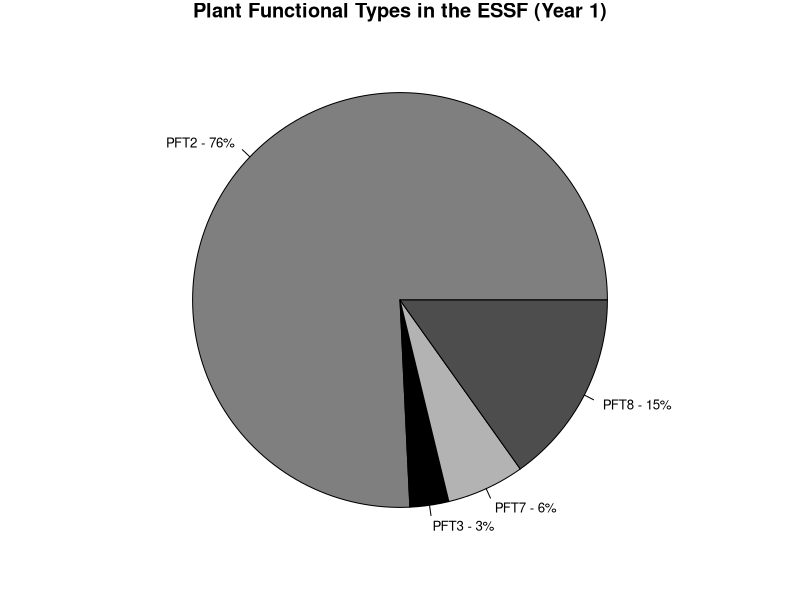
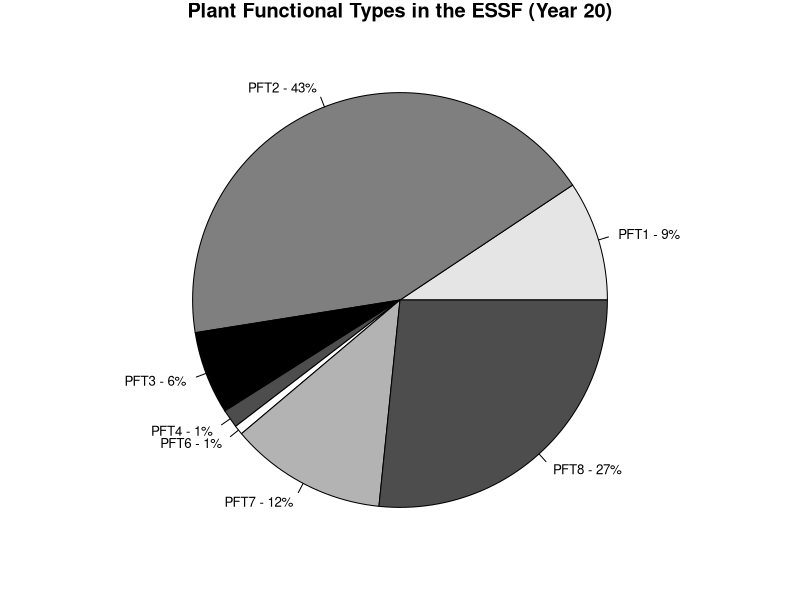
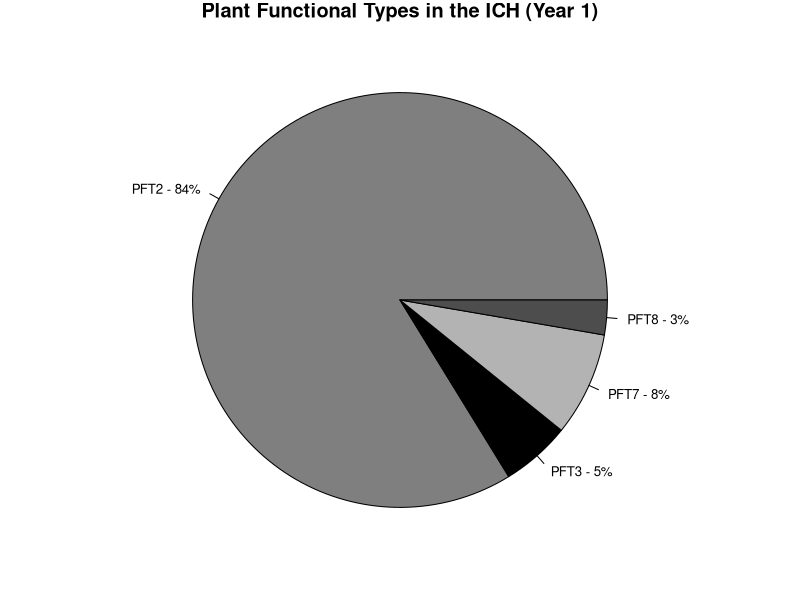
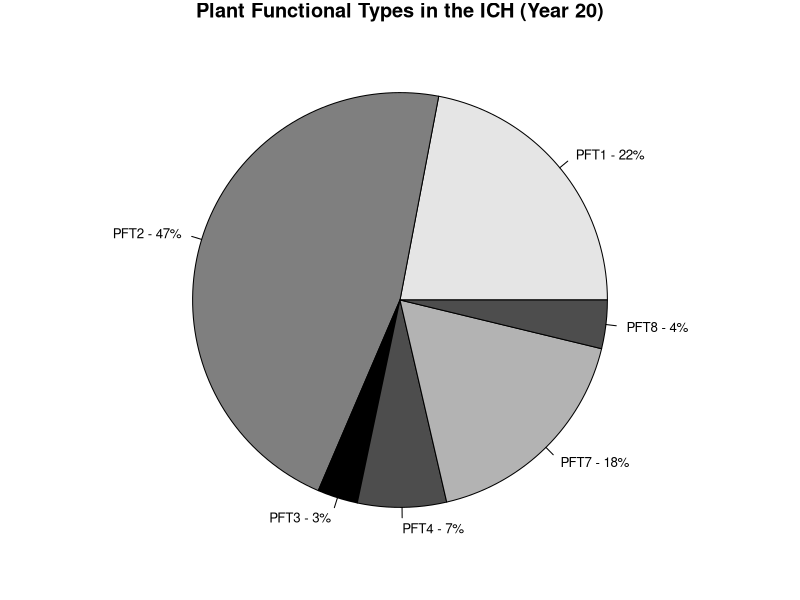
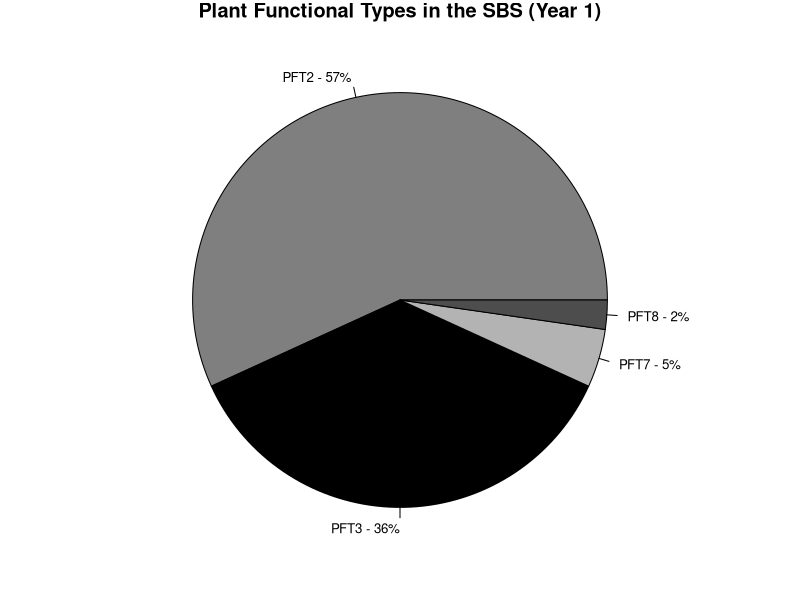
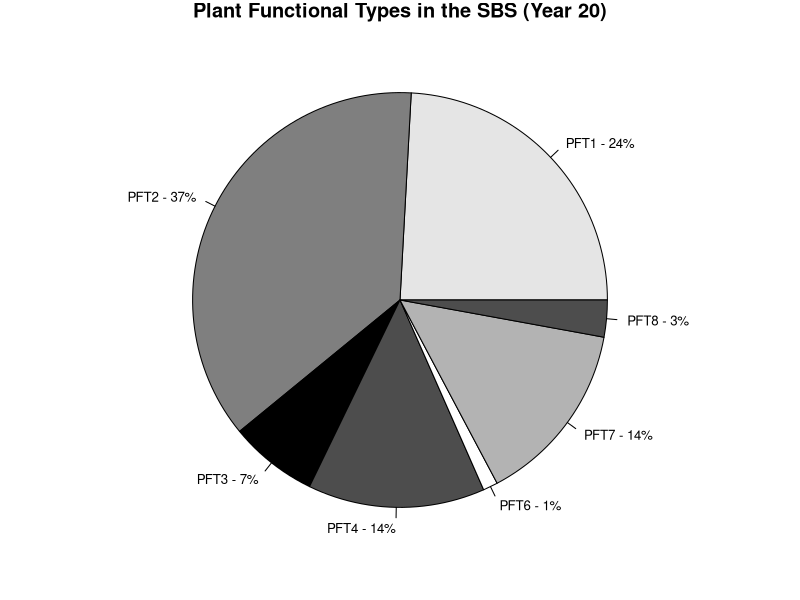

Reproduce these figures in R, in order.
getwd()
setwd("C:/R/2016_1")
dir<-getwd()
list.files(dir) 

### The values are from Table 2

################################# ESSF ##########################################

tiff(file = "C:/R/2016_1/out/pie_ESSF_01.tiff", width=6, height=6, units="in", res=400)
par(mar=c(0.5,1.5,0.5,1.5)+0.5)
slices <- c(25,1,2,5) 
lbls <- c("PFT2 -","PFT3 -","PFT7 -","PFT8 -")
pct <- round(slices/sum(slices)*100)
cols <- c("grey50","black","grey70","grey30")
lbls <- paste(lbls, pct) # add percents to labels 
lbls <- paste(lbls,"%",sep="") # ad % to labels 
pie(slices,labels = lbls, col=cols, cex=0.8, main="Plant Functional Types in the ESSF (Year 1)")

dev.off()

tiff(file = "C:/R/2016_1/out/pie_ESSF_20.tiff", width=6, height=6, units="in", res=400)
par(mar=c(0.5,1.5,0.5,1.5)+0.5)
slices <- c(13,60,9,2,1,17,37)
lbls <- c("PFT1 -","PFT2 -","PFT3 -","PFT4 -","PFT6 -","PFT7 -","PFT8 -")
pct <- round(slices/sum(slices)*100)
cols <- c("grey90","grey50","black","grey30","white","grey70","grey30")
lbls <- paste(lbls, pct) # add percents to labels 
lbls <- paste(lbls,"%",sep="") # ad % to labels 
pie(slices,labels = lbls, col=cols, cex=0.8, main="Plant Functional Types in the ESSF (Year 20)")

dev.off()

################################# ICH ##########################################

tiff(file = "C:/R/2016_1/out/pie_ICH_01.tiff", width=6, height=6, units="in", res=400)
par(mar=c(0.5,1.5,0.5,1.5)+0.5)
slices <- c(31,2,3,1) 
lbls <- c("PFT2 -","PFT3 -","PFT7 -","PFT8 -")
pct <- round(slices/sum(slices)*100)
cols <- c("grey50","black","grey70","grey30")
lbls <- paste(lbls, pct) # add percents to labels 
lbls <- paste(lbls,"%",sep="") # ad % to labels 
pie(slices,labels = lbls, col=cols, cex=0.8, main="Plant Functional Types in the ICH (Year 1)")

dev.off()

tiff(file = "C:/R/2016_1/out/pie_ICH_20.tiff", width=6, height=6, units="in", res=400)
par(mar=c(0.5,1.5,0.5,1.5)+0.5)
slices <- c(35,74,5,11,28,6) 
lbls <- c("PFT1 -","PFT2 -","PFT3 -","PFT4 -","PFT7 -","PFT8 -")
pct <- round(slices/sum(slices)*100)
cols <- c("grey90","grey50","black","grey30","grey70","grey30")
lbls <- paste(lbls, pct) # add percents to labels 
lbls <- paste(lbls,"%",sep="") # ad % to labels 
pie(slices,labels = lbls, col=cols, cex=0.8, main="Plant Functional Types in the ICH (Year 20)")

dev.off()

################################# SBS ##########################################

tiff(file = "C:/R/2016_1/out/pie_SBS_01.tiff", width=6, height=6, units="in", res=400)
par(mar=c(0.5,1.5,0.5,1.5)+0.5)
slices <- c(25,16,2,1) 
lbls <- c("PFT2 -","PFT3 -","PFT7 -","PFT8 -")
pct <- round(slices/sum(slices)*100)
cols <- c("grey50","black","grey70","grey30")
lbls <- paste(lbls, pct) # add percents to labels 
lbls <- paste(lbls,"%",sep="") # ad % to labels 
pie(slices,labels = lbls, col=cols, cex=0.8, main="Plant Functional Types in the SBS (Year 1)")

dev.off()

tiff(file = "C:/R/2016_1/out/pie_SBS_20.tiff", width=6, height=6, units="in", res=400)
par(mar=c(0.5,1.5,0.5,1.5)+0.5)
slices <- c(42,64,12,24,2,25,5) 
lbls <- c("PFT1 -","PFT2 -","PFT3 -","PFT4 -","PFT6 -","PFT7 -","PFT8 -")
pct <- round(slices/sum(slices)*100)
cols <- c("grey90","grey50","black","grey30","white","grey70","grey30")
lbls <- paste(lbls, pct) # add percents to labels 
lbls <- paste(lbls,"%",sep="") # ad % to labels 
pie(slices,labels = lbls, col=cols, cex=0.8, main="Plant Functional Types in the SBS (Year 20)")

dev.off()

############################################################################ END